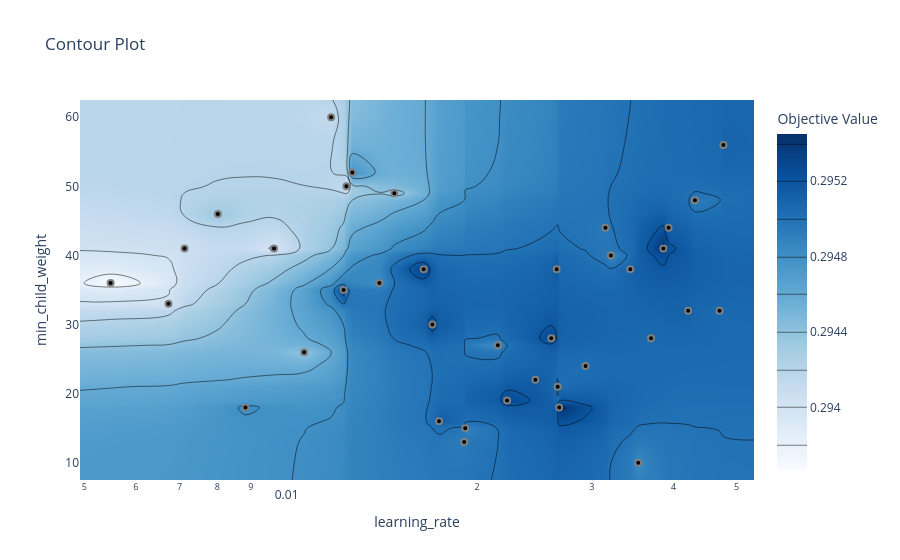

Notebook code cell kept with this figure:
### Code cell
import optuna.visualization as vis

# 1. See where you haven't looked for the most important pair
# If you see empty white spaces in the high-performance colors, that's a gap.
vis.plot_contour(optuna_study, params=['learning_rate', 'min_child_weight'])

### Figure 1 — Plotly figure (JSON) as saved in the notebook; plotly's stock layout.template omitted (floating-point values rounded to 4 significant figures; data arrays with more than 128 entries replaced by an {"elided": "..."} marker saying what was removed)
{"data": [{"colorbar": {"title": {"text": "Objective Value"}}, "colorscale": [[0, "rgb(247,251,255)"], [0.125, "rgb(222,235,247)"], [0.25, "rgb(198,219,239)"], [0.375, "rgb(158,202,225)"], [0.5, "rgb(107,174,214)"], [0.625, "rgb(66,146,198)"], [0.75, "rgb(33,113,181)"], [0.875, "rgb(8,81,156)"], [1, "rgb(8,48,107)"]], "connectgaps": true, "contours": {"coloring": "heatmap"}, "hoverinfo": "none", "line": {"smoothing": 1.3}, "reversescale": false, "type": "contour", "x": [0.004926, 0.005488, 0.006732, 0.007123, 0.008011, 0.008832, 0.009769, 0.01086, 0.01195, 0.01249, 0.01261, 0.01288, 0.01417, 0.01494, 0.01656, 0.01708, 0.01749, 0.01911, 0.01918, 0.02152, 0.02224, 0.02457, 0.02599, 0.02649, 0.02658, 0.02673, 0.02933, 0.03146, 0.03207, 0.03435, 0.03533, 0.03696, 0.0386, 0.03932, 0.04213, 0.04316, 0.04706, 0.0477, 0.05315], "y": [7.5, 10, 13, 15, 16, 18, 19, 21, 22, 24, 26, 27, 28, 30, 32, 33, 35, 36, 38, 40, 41, 44, 46, 48, 49, 50, 52, 56, 60, 62.5], "z": {"elided": "30x39 float values"}}, {"marker": {"color": "black", "line": {"color": "Gray", "width": 2}}, "mode": "markers", "name": "Feasible Trial", "showlegend": false, "type": "scatter", "x": [0.04316, 0.01656, 0.02224, 0.02599, 0.006732, 0.03533, 0.04706, 0.01494, 0.01288, 0.0477, 0.007123, 0.02152, 0.02457, 0.009769, 0.02649, 0.01086, 0.01911, 0.03146, 0.01708, 0.008832, 0.01417, 0.02673, 0.02933, 0.01918, 0.03696, 0.02658, 0.01749, 0.01249, 0.01195, 0.008011, 0.005488, 0.0386, 0.03932, 0.03207, 0.01261, 0.04213, 0.03435], "y": [48, 38, 19, 28, 33, 10, 32, 49, 52, 56, 41, 27, 22, 41, 38, 26, 13, 44, 30, 18, 36, 18, 24, 15, 28, 21, 16, 35, 60, 46, 36, 41, 44, 40, 50, 32, 38]}, {"marker": {"color": "#cccccc", "line": {"color": "Gray", "width": 2}}, "mode": "markers", "name": "Infeasible Trial", "showlegend": false, "type": "scatter", "x": [], "y": []}], "layout": {"title": {"text": "Contour Plot"}, "xaxis": {"range": [-2.308, -1.274], "title": {"text": "learning_rate"}, "type": "log"}, "yaxis": {"range": [7.5, 62.5], "title": {"text": "min_child_weight"}}}}
